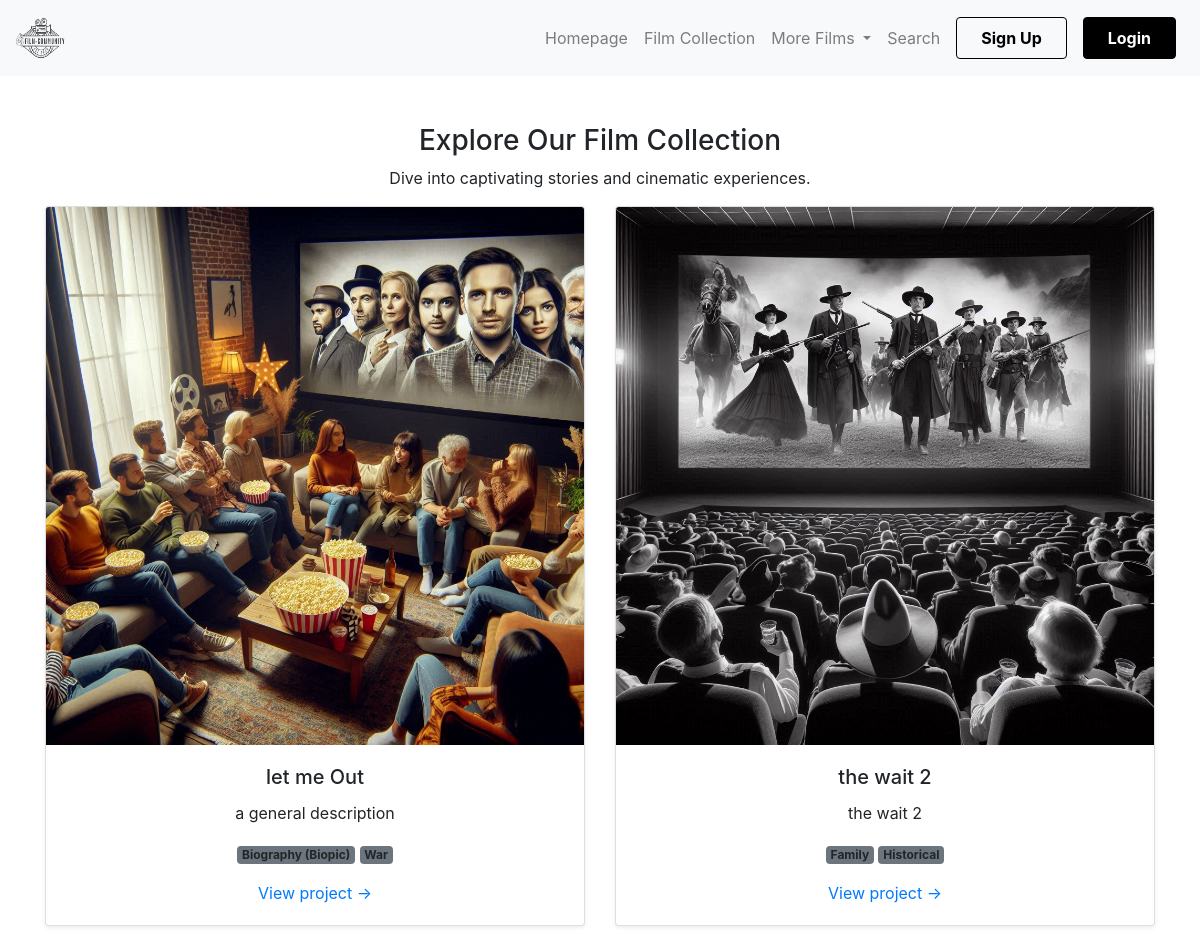
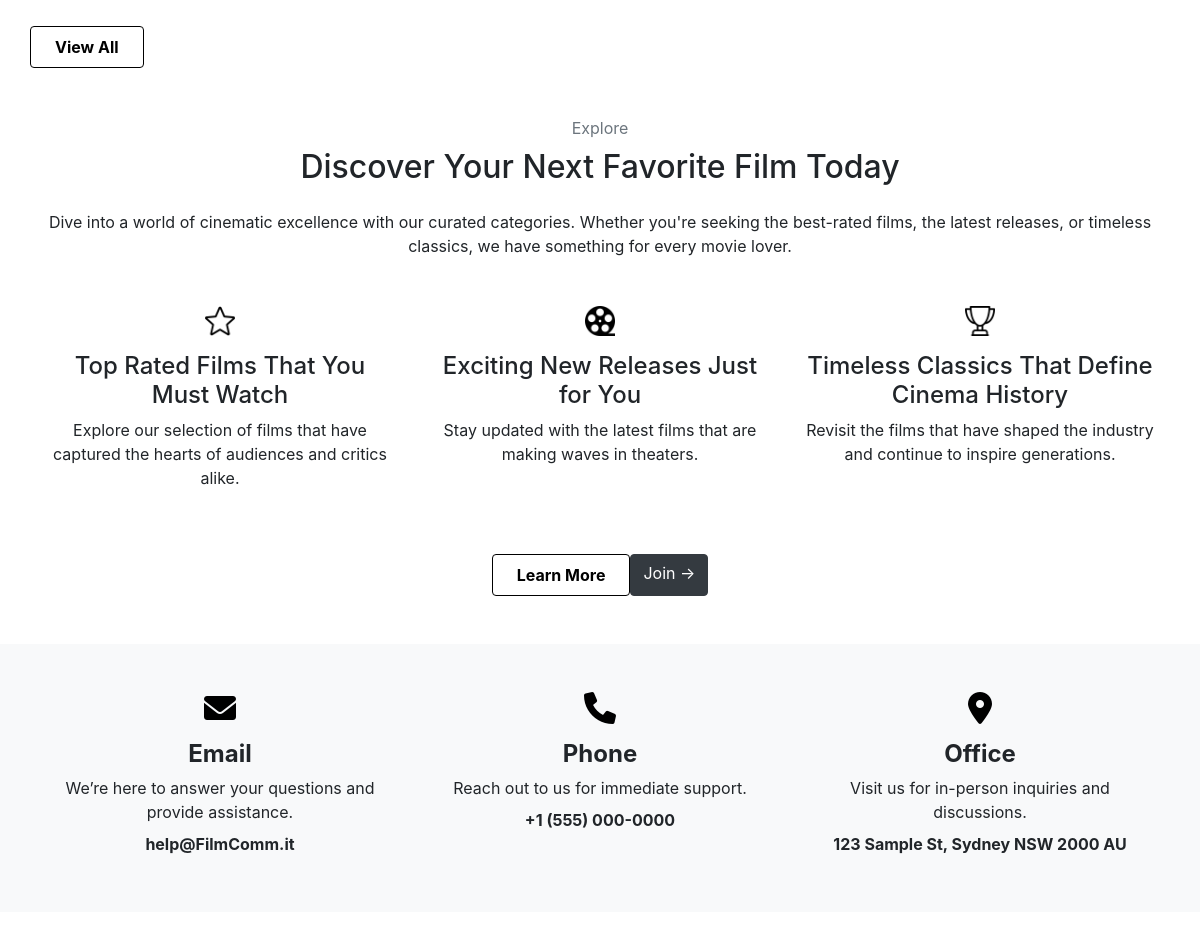
/conversations, run on the app's committed database (2 pictures, top to bottom).
### Project/models.py (models this page shows, shortened)
class Film(models.Model):
    title = models.TextField(default="")
    upload = models.FileField(upload_to ='films', validators=[validate_video_extension])
    poster = models.FileField(upload_to ='posters', validators=[validate_image_extension], default="")
    genre = models.ManyToManyField(Genre, default="", related_name="Films")
    description = models.TextField(default="")
    author = models.ForeignKey(settings.AUTH_USER_MODEL, on_delete=models.CASCADE, default=3)

class Genre(models.Model):
    genre = models.TextField(default="")
    def __str__(self):
        return self.genre

### Project/views.py (the view)
# urls.py: path("conversations", views.filmConversation, name="fcon"),
def filmConversation (request):
  rf = Film.objects.all().order_by('?')[:2]
  return render(request, "Project/fconversation.html", {
    "rfa":rf[0],
    "rfb":rf[1],
  })

### Project/templates/Project/fconversation.html
{% extends "Project/layout.html"%}
{% load static %}
{% block head %}
  <link rel="stylesheet" href="{%static 'styles/homepage.css'%}">
{% endblock %}
{% block body%}
  <div class="film-collection py-5 text-center">
    <div class="container">
      <h3 class="fw-bold">Explore Our Film Collection</h3>
      <p>Dive into captivating stories and cinematic experiences.</p>
      <div class="row">
        <div class="col-md-6 mb-4">
          <div class="card shadow-sm">
            <img src="{{ rfa.poster.url }}" class="card-img-top" alt="Film Image">
            <div class="card-body">
              <h5 class="card-title">{{ rfa.title }}</h5>
              <p class="card-text">{{ rfa.description }}</p>
              {% for genre in rfa.genre.all %}
                <span class="badge bg-secondary">{{genre}}</span>
              {%endfor%}
              <a href="{% url 'stream' rfa.id %}" class="d-block mt-3">View project &rarr;</a>
            </div>
          </div>
        </div>
        <div class="col-md-6 mb-4">
          <div class="card shadow-sm">
            <img src="{{ rfb.poster.url }}" class="card-img-top" alt="Film Image">
            <div class="card-body">
              <h5 class="card-title">{{ rfb.title }}</h5>
              <p class="card-text">{{ rfb.description }}</p>
              {% for genre in rfb.genre.all %}
                <span class="badge bg-secondary">{{genre}}</span>
              {%endfor%}
              <a href="{% url 'stream' rfb.id %}" class="d-block mt-3">View project &rarr;</a>
            </div>
          </div>
        </div>
      <a href="{%url 'films'%}" class="btn btn-outline-dark mt-3">View All</a>
    </div>
  </div>
  <div class="discover-section py-5 text-center">
    <div class="container">
      <p class="text-muted mb-2">Explore</p>
      <h2 class="fw-bold mb-4">Discover Your Next Favorite Film Today</h2>
      <p class="mb-5">Dive into a world of cinematic excellence with our curated categories. Whether you're seeking the best-rated films, the latest releases, or timeless classics, we have something for every movie lover.</p>
      <div class="row text-center">
        <div class="col-md-4 mb-4">
          <div class="icon mb-3">
            <img src="{% static 'images/star.png'%}" alt="Top Rated Icon" width="30" height="30">
          </div>
          <h4 class="fw-bold">Top Rated Films That You Must Watch</h4>
          <p>Explore our selection of films that have captured the hearts of audiences and critics alike.</p>
        </div>
        <div class="col-md-4 mb-4">
          <div class="icon mb-3">
            <img src="{% static 'images/film.png'%}" alt="New Releases Icon" width="30" height="30">
          </div>
          <h4 class="fw-bold">Exciting New Releases Just for You</h4>
          <p>Stay updated with the latest films that are making waves in theaters.</p>
        </div>
        <div class="col-md-4 mb-4">
          <div class="icon mb-3">
            <img src="{% static 'images/trophy.png'%}" alt="Classics Icon" width="30" height="30">
          </div>
          <h4 class="fw-bold">Timeless Classics That Define Cinema History</h4>
          <p>Revisit the films that have shaped the industry and continue to inspire generations.</p>
        </div>
      </div>
      <div class="d-flex justify-content-center gap-3 mt-4">
        <a href="#" class="btn btn-outline-dark">Learn More</a>
        <a href="#" class="btn btn-dark">Join &rarr;</a>
      </div>
    </div>
  </div>
{% endblock %}

### Project/static/styles/homepage.css (style rules this page uses)
.btn-outline-dark { border: 1px solid #000; color: #000; padding: 0.5rem 1.5rem; font-weight: bold; }

### data on the page
Film: poster (picture), title "let me Out", description "a general description"
Genre: genre "Biography (Biopic)"
Genre: genre "War"
Film: poster (picture), title "the wait 2", description "the wait 2"
Genre: genre "Family"
Genre: genre "Historical"
